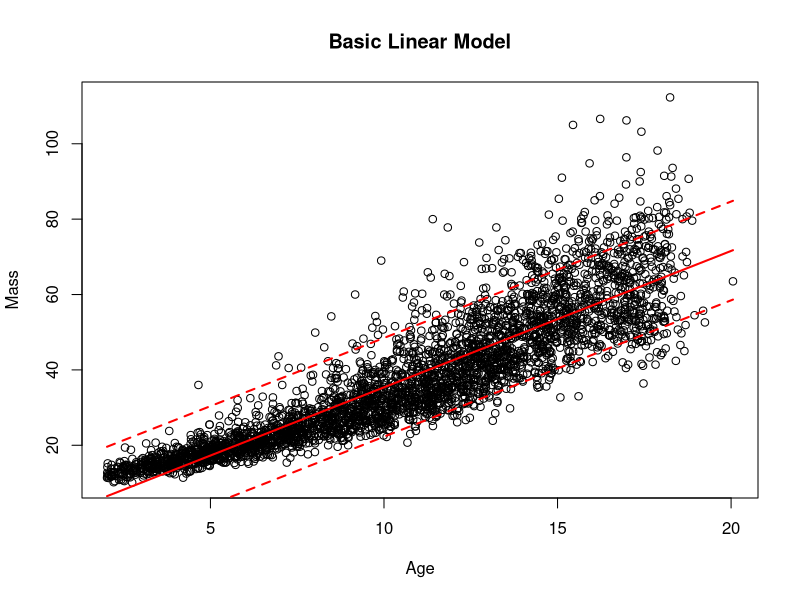
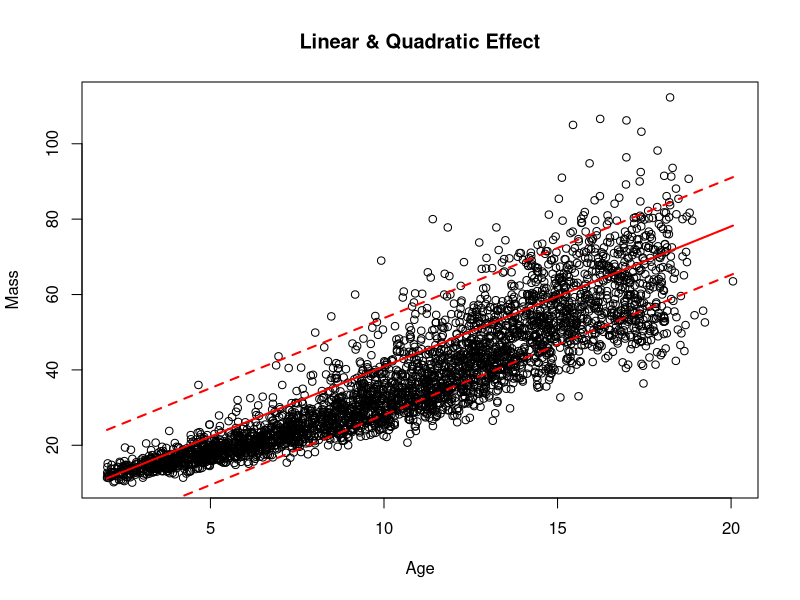
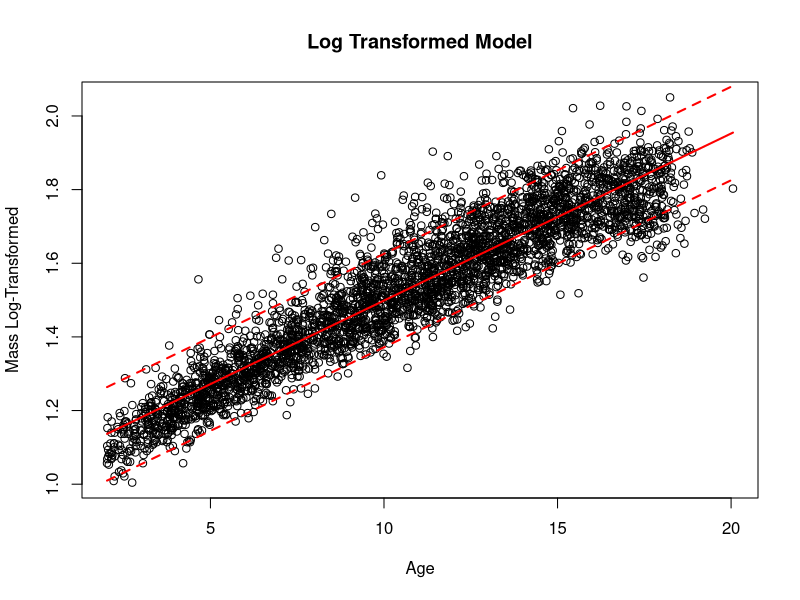
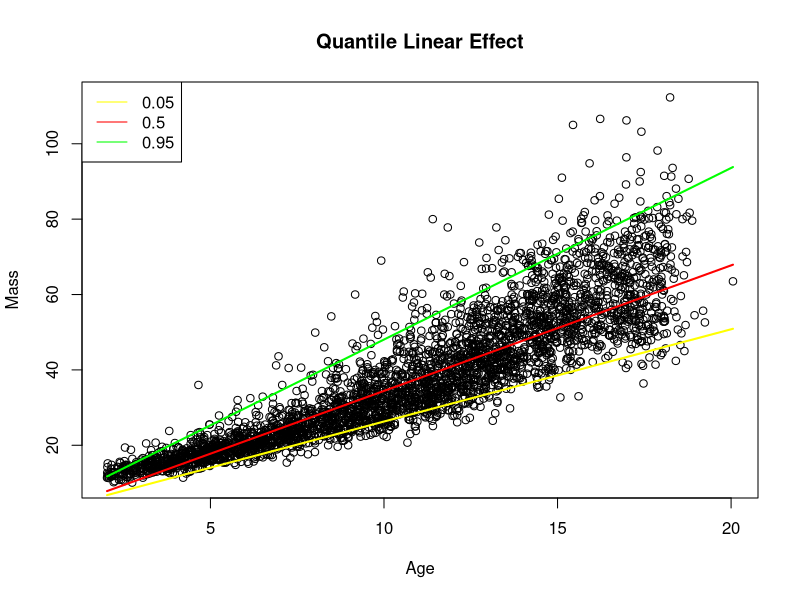
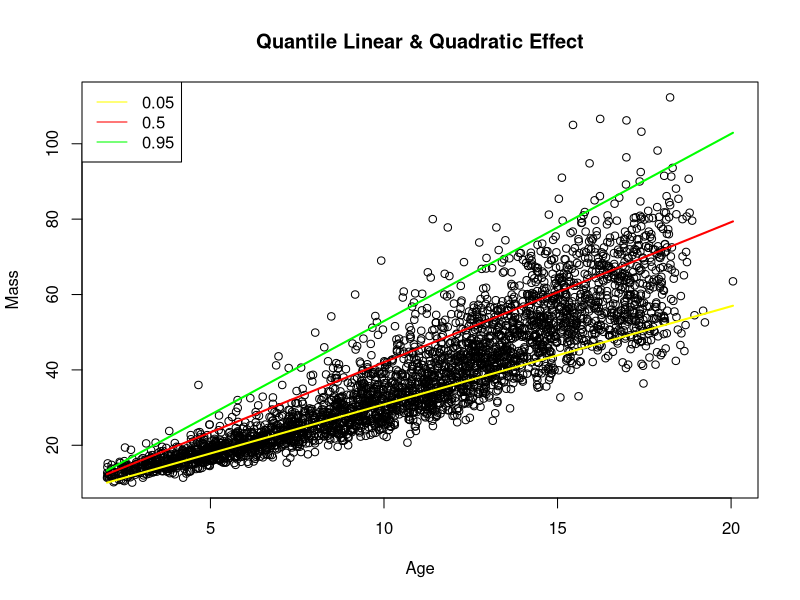
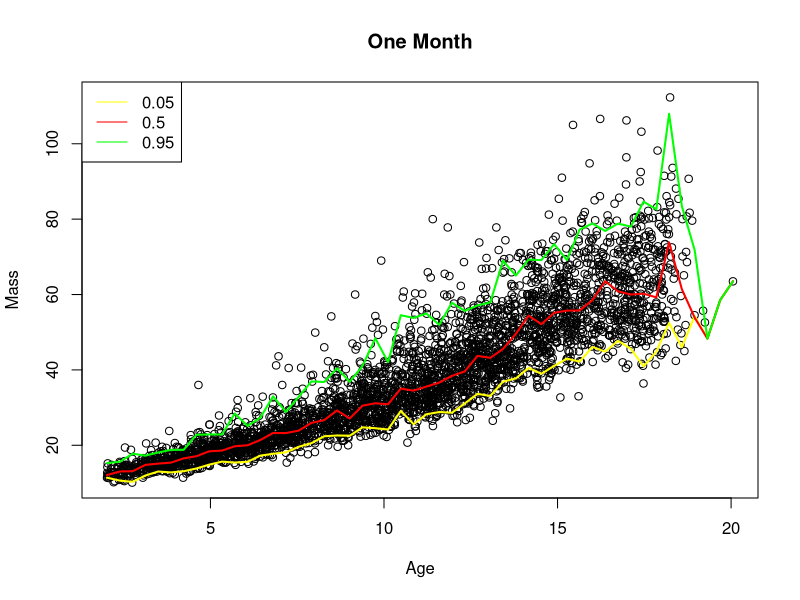
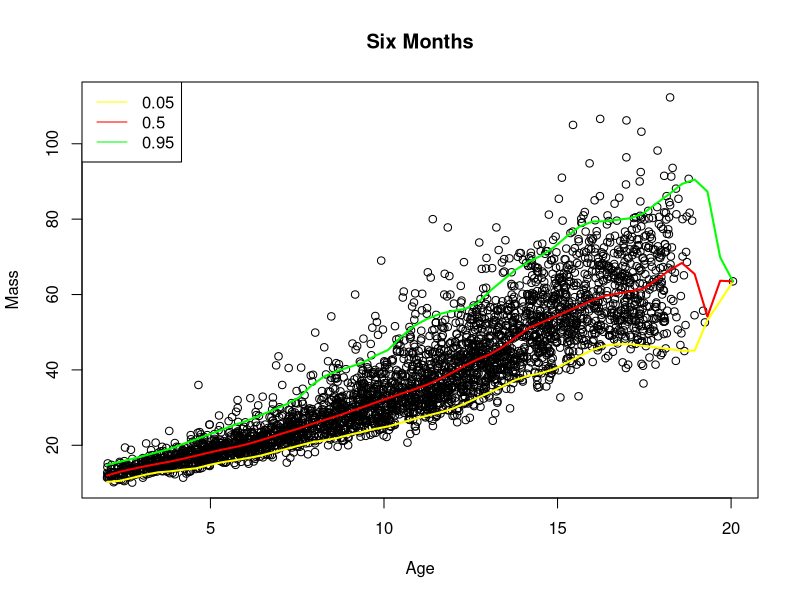
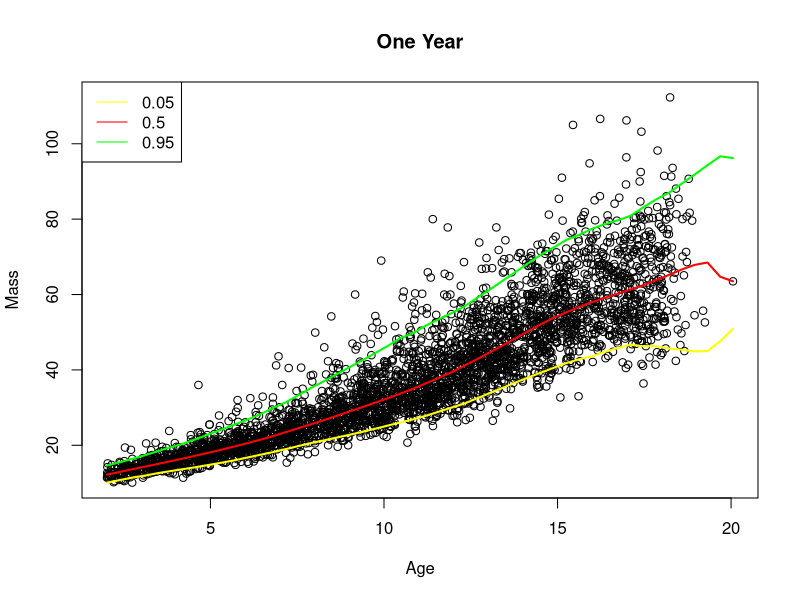

Write the R code that produced these figures, in order.
data1 <- read.table("anthrokids.csv",header=T,sep=",")
data1 <- na.omit(data1)


newdata <- data.frame(age=seq(from=min(data1$age), to=max(data1$age), length=10))

basic.lm.fit <- lm(mass~age, data=data1)
plot(data1$age, data1$mass, xlab = "Age", ylab = "Mass", main = "Basic Linear Model")
basic.pred <- data.frame(predict(basic.lm.fit, newdata, interval="predict", level=0.90))
lines(newdata$age, basic.pred$fit, col="red", lty=1, lwd=2)
lines(newdata$age, basic.pred$lwr, col="red", lty=2, lwd=2)
lines(newdata$age, basic.pred$upr, col="red", lty=2, lwd=2)




#question1


newdata1 <- data.frame(age=seq(from=min(data1$age), to=max(data1$age), length=10),
                       age.sq.=seq(from=min(data1$age.sq.), to=max(data1$age.sq.), length=10))

quadratic.lm.fit <- lm(mass~age+age.sq., data = data1)
plot(data1$age, data1$mass, main = "Linear & Quadratic Effect", xlab="Age", ylab="Mass")
quadratic.pred <- data.frame(predict(quadratic.lm.fit, newdata1, interval="predict", level=0.90))
lines(newdata1$age, quadratic.pred$fit, col="red", lty=1, lwd=2)
lines(newdata1$age, quadratic.pred$lwr, col="red", lty=2, lwd=2)
lines(newdata1$age, quadratic.pred$upr, col="red", lty=2, lwd=2)



#question2
data1$massLog <- log10(data1$mass)
log.lm.fit <- lm(massLog~age, data=data1)
plot(data1$age, data1$massLog, xlab = "Age", ylab = "Mass Log-Transformed", main = "Log Transformed Model")
log.pred <- data.frame(predict(log.lm.fit, newdata, interval="predict", level=0.90))
lines(newdata1$age, log.pred$fit, col="red", lty=1, lwd=2)
lines(newdata1$age, log.pred$lwr, col="red", lty=2, lwd=2)
lines(newdata1$age, log.pred$upr, col="red", lty=2, lwd=2)






#question3

install.packages("quantreg")
library(quantreg)

                        #LINEAR FOR QUANTILES [0.05, 0.5, 0.95]
#0.05 QUANTILE
Quantile.linear.05 <- rq(mass ~ age, tau = .05, data = data1)
Quantile.linear.05.pred <- predict.rq(Quantile.linear.05,newdata=newdata)
#0.5 QUANTILE
Quantile.linear.5 <- rq(mass ~ age, tau = .5, data = data1)
Quantile.linear.5.pred <- predict.rq(Quantile.linear.5,newdata=newdata)
#0.95 QUANTILE
Quantile.linear.95 <- rq(mass ~ age, tau = .95, data = data1)
Quantile.linear.95.pred <- predict.rq(Quantile.linear.95,newdata=newdata)

#PLOT
plot(data1$age, data1$mass, xlab = "Age", ylab = "Mass", main = "Quantile Linear Effect")

#SUPERIMPOSED
lines(newdata$age, Quantile.linear.05.pred, col="yellow", lty=1, lwd=2)
lines(newdata$age, Quantile.linear.5.pred, col="red", lty=1, lwd=2)
lines(newdata$age, Quantile.linear.95.pred, col="green", lty=1, lwd=2)
legend(x="topleft", legend=c("0.05", "0.5", "0.95"), lty=1,col=c("yellow", "red", "green"))




                        #LINEAR && QUADRATIC FOR QUANTILES [0.05, 0.5, 0.95]


#QUANTILE[0.05]
Quantile.quadratic.05 <- rq(mass ~ age+age.sq., tau = .05, data = data1)
Quantile.quadratic.05.pred <- predict.rq(Quantile.quadratic.05,newdata=newdata1)
#QUANTILE[0.5]
Quantile.quadratic.5 <- rq(mass ~ age+age.sq., tau = .5, data = data1)
Quantile.quadratic.5.pred <- predict.rq(Quantile.quadratic.5,newdata=newdata1)
#QUANTILE[0.95]
Quantile.quadratic.95 <- rq(mass ~ age+age.sq., tau = .95, data = data1)
Quantile.quadratic.95.pred <- predict.rq(Quantile.quadratic.95,newdata=newdata1)

#PLOT
plot(data1$age, data1$mass, xlab = "Age", ylab = "Mass", main = "Quantile Linear & Quadratic Effect")
#SUPERIMPOSED
legend(x="topleft", legend=c("0.05", "0.5", "0.95"), lty=1,col=c("yellow", "red", "green"))
lines(newdata1$age, Quantile.quadratic.05.pred, col="yellow", lty=1, lwd=2)
lines(newdata1$age, Quantile.quadratic.5.pred, col="red", lty=1, lwd=2)
lines(newdata1$age, Quantile.quadratic.95.pred, col="green", lty=1, lwd=2)


                                #QUESTION 4
                                #ONE-MONTH
#SMALLER BANDWIDTH(h) MEANS MORE VARIANCE AND MORE JAGGED LINES
#.05 QUANTILE
nonlinear.05.oneMonth <- lprq(data1$age, data1$mass, 1/12, .05)
#.5 QUANTILE
nonlinear.5.oneMonth <- lprq(data1$age, data1$mass, 1/12, .5)
#.95 QUANTILE
nonlinear.95.oneMonth <- lprq(data1$age, data1$mass, 1/12, .95)
#PLOT
plot(data1$age, data1$mass, xlab = "Age", ylab = "Mass", main = "One Month")
#SUPERIMPOSED
lines(nonlinear.05.oneMonth$xx, nonlinear.05.oneMonth$fv, col="yellow", lty=1, lwd=2)
lines(nonlinear.5.oneMonth$xx, nonlinear.5.oneMonth$fv, col="red", lty=1, lwd=2)
lines(nonlinear.95.oneMonth$xx, nonlinear.95.oneMonth$fv, col="green", lty=1, lwd=2)
legend(x="topleft", legend=c("0.05", "0.5", "0.95"), lty=1,col=c("yellow", "red", "green"))


                                    #6-MONTHS
#.05 QUANTILE
nonlinear.05.sixMonths <- lprq(data1$age, data1$mass, 1/2, .05)
#.5 QUANTILE
nonlinear.5.sixMonths <- lprq(data1$age, data1$mass, 1/2, .5)
#.95 QUANTILE
nonlinear.95.sixMonths <- lprq(data1$age, data1$mass, 1/2, .95)
#PLOT
plot(data1$age, data1$mass, xlab = "Age", ylab = "Mass", main = "Six Months")
#SUPERIMPOSED
lines(nonlinear.05.sixMonths$xx, nonlinear.05.sixMonths$fv, col="yellow", lty=1, lwd=2)
lines(nonlinear.5.sixMonths$xx, nonlinear.5.sixMonths$fv, col="red", lty=1, lwd=2)
lines(nonlinear.95.sixMonths$xx, nonlinear.95.sixMonths$fv, col="green", lty=1, lwd=2)
legend(x="topleft", legend=c("0.05", "0.5", "0.95"), lty=1,col=c("yellow", "red", "green"))



                                      #1 YEAR
#.05 QUANTILE
nonlinear.05.oneYear <- lprq(data1$age, data1$mass, 1, .05)
#.5 QUANTILE
nonlinear.5.oneYear <- lprq(data1$age, data1$mass, 1, .5)
#.95 QUANTILE
nonlinear.95.oneYear <- lprq(data1$age, data1$mass, 1, .95)
#PLOT
plot(data1$age, data1$mass, xlab = "Age", ylab = "Mass", main = "One Year")
#SUPERIMPOSED
lines(nonlinear.05.oneYear$xx, nonlinear.05.oneYear$fv, col="yellow", lty=1, lwd=2)
lines(nonlinear.5.oneYear$xx, nonlinear.5.oneYear$fv, col="red", lty=1, lwd=2)
lines(nonlinear.95.oneYear$xx, nonlinear.95.oneYear$fv, col="green", lty=1, lwd=2)
legend(x="topleft", legend=c("0.05", "0.5", "0.95"), lty=1,col=c("yellow", "red", "green"))

                                  #3 YEARS
#.05 QUANTILE
nonlinear.05.threeYears <- lprq(data1$age, data1$mass, 3, .05)
#.5 QUANTILE
nonlinear.5.threeYears <- lprq(data1$age, data1$mass, 3, .5)
#.95 QUANTILE
nonlinear.95.threeYears <- lprq(data1$age, data1$mass, 3, .95)
#PLOT
plot(data1$age, data1$mass, xlab = "Age", ylab = "Mass", main = "Three Years")
#SUPERIMPOSED
lines(nonlinear.05.threeYears$xx, nonlinear.05.threeYears$fv, col="yellow", lty=1, lwd=2)
lines(nonlinear.5.threeYears$xx, nonlinear.5.threeYears$fv, col="red", lty=1, lwd=2)
lines(nonlinear.95.threeYears$xx, nonlinear.95.threeYears$fv, col="green", lty=1, lwd=2)
legend(x="topleft", legend=c("0.05", "0.5", "0.95"), lty=1,col=c("yellow", "red", "green"))


                                    #QUESTION 5
#LPRQ --> REPRESENTS THE MEDIAN QUANTILE THE BEST, HAS A SLIGHT CONCAVE UP THAT
# FITS THE CURVE NICELY, whereas RQ makes assumption about distribution and applies a 
# "GLOBAL LINEAR FIT" instead of a "LOCAL LINEAR FIT" which is what allows
# the curve to fit nicely


curve.05 <- lprq(data1$age, data1$mass, 3, .05)
curve.1 <- lprq(data1$age, data1$mass, 3, .1)
curve.25 <- lprq(data1$age, data1$mass, 3, .25)
curve.5 <- lprq(data1$age, data1$mass, 3, .5)
curve.75 <- lprq(data1$age, data1$mass, 3, .75)
curve.9 <- lprq(data1$age, data1$mass, 3, .9)
curve.95 <- lprq(data1$age, data1$mass, 3, .95)
curve.list <-data.frame(matrix(nrow=50,ncol=7))
colnames(curve.list) <- c(".05", ".1", ".25", ".5", ".75", ".9", ".95")
curve.list[,1] <- curve.05$fv
curve.list[,2] <- curve.1$fv
curve.list[,3] <- curve.25$fv
curve.list[,4] <- curve.5$fv
curve.list[,5] <- curve.75$fv
curve.list[,6] <- curve.9$fv
curve.list[,7] <- curve.95$fv


plot(data1$age, data1$mass, xlab = "Age", ylab = "Mass", main = "GROWTH CURVES")
cols <- c(1,2,3,4,5,6,7)
for(i in 1:length(cols)){
  lines(curve.05$xx, curve.list[,i], col=i, lty=1, lwd=2)
}

#the list of [curve.n$xx] is the same for every quantile, the function picks the same x-values
#therefore it does not matter which quantile$xx we pick
legend(x="topleft", legend=c(".05", ".1", ".25", ".5", ".75", ".9", ".95"), lty=1,col=c(1,2,3,4,5,6,7))

